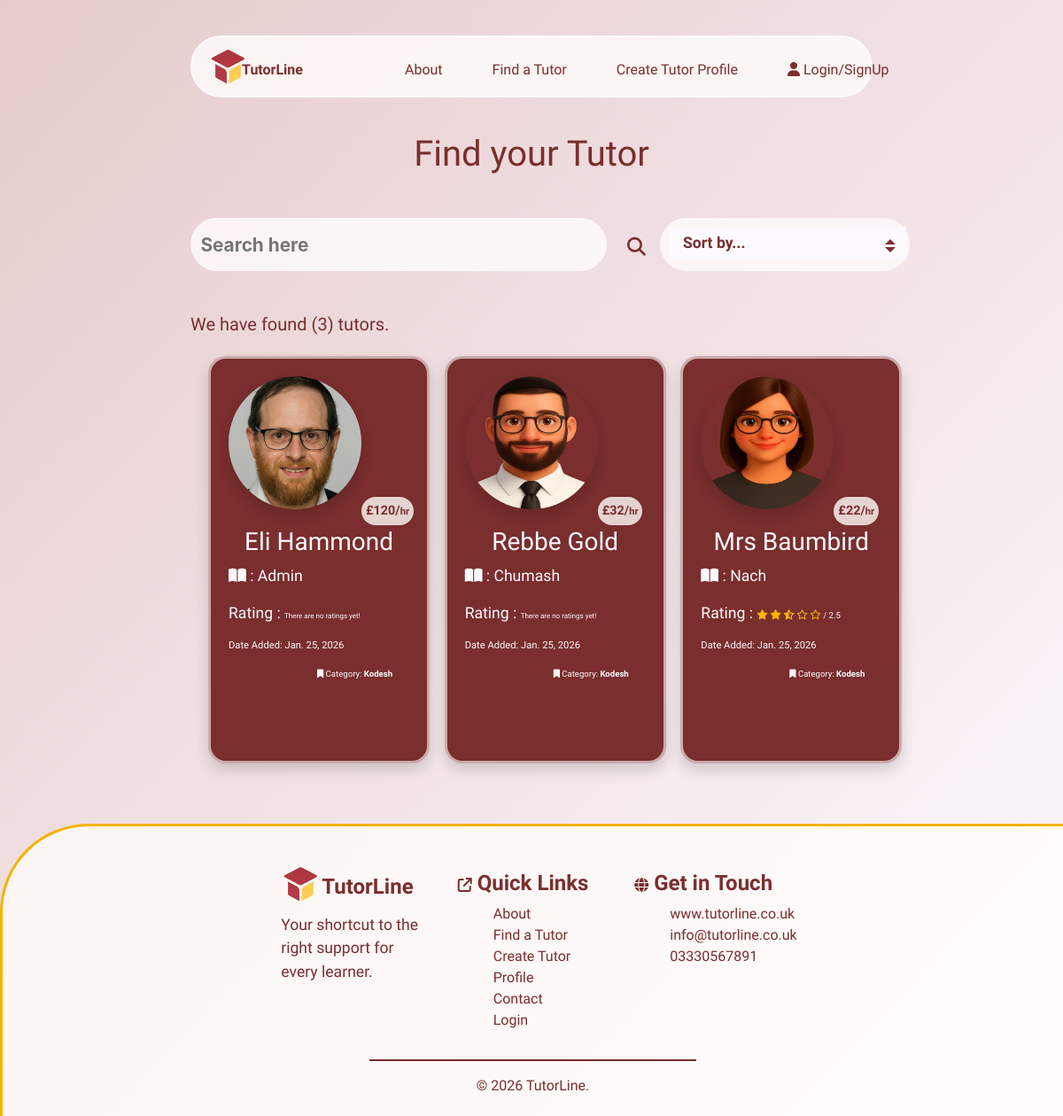
/tutors/, run on an earlier commit of the app's database.
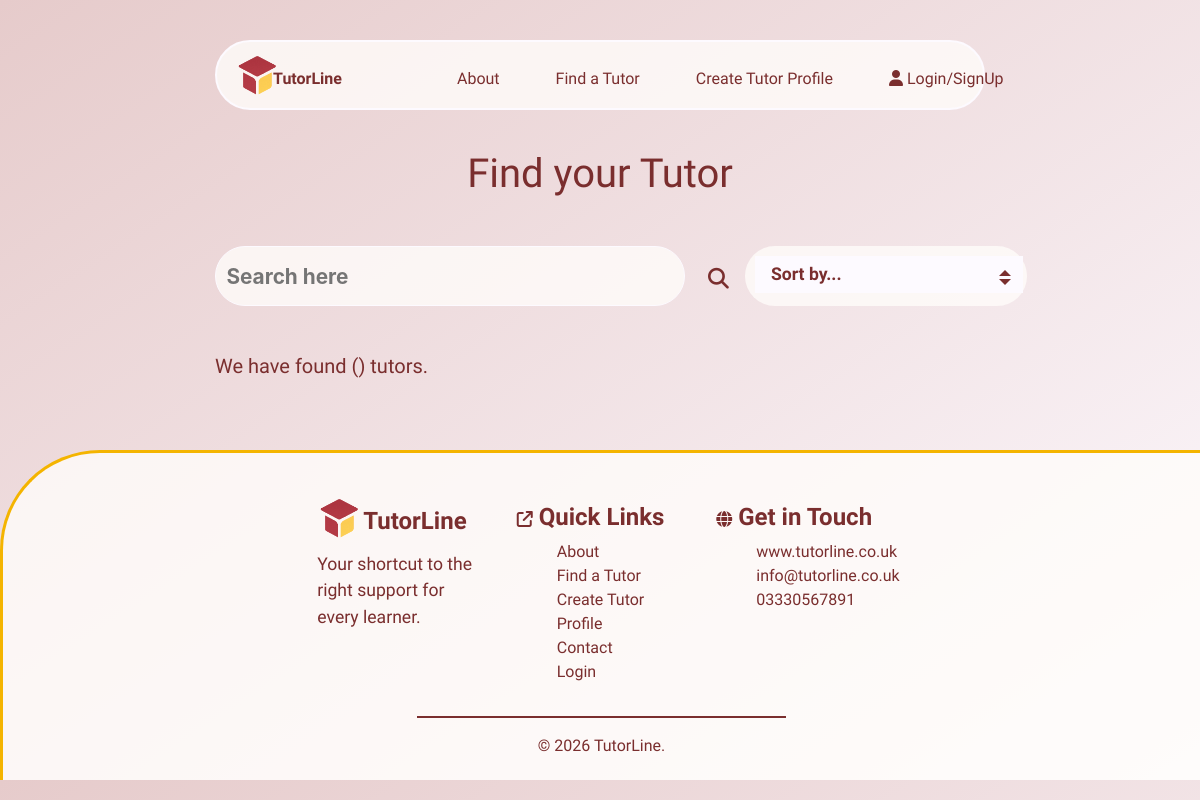
And on a later commit of the database.
### tutors/models.py (models this page shows, shortened)
class Tutors(models.Model):
    class Meta:
        verbose_name_plural = "Tutors"
    user = models.ForeignKey(User, on_delete=models.CASCADE, null=True, blank=True)
    name = models.CharField(max_length=254)
    location = models.ForeignKey('Location', null=True, blank=True,
                                 on_delete=models.SET_NULL)
    category = models.ForeignKey('Category', null=True, blank=True,
                                 on_delete=models.SET_NULL)
    date_added = models.DateField(auto_now=True)
    subject = models.CharField(max_length=254)
    price = models.IntegerField()
    active = models.BooleanField(default=True)
    description = models.TextField()
    email = models.EmailField()
    phone = models.CharField(max_length=14)
    rating = models.FloatField(default=0)
    image = models.ImageField(blank=True, null=True)
    is_male = models.BooleanField()
    color_1 = models.IntegerField(default=rand)
    color_2 = models.IntegerField(default=rand)
    color_3 = models.IntegerField(default=rand)

class Category(models.Model):
    class Meta:
        verbose_name_plural = "Categories"
    name = models.CharField(max_length=254)
    def __str__(self):
        return self.name

### tutors/views.py (the view)
# urls.py: path('tutors/', include('tutors.urls')),
def tutors(request):
    tutors = Tutors.objects.all()
    active_tutors = Tutors.objects.filter(active=True)
    """
    variables to show current date in day month and year
    """
    today = date.today()
    """
    loop over tutors to get date joined and compare to current date
    to check if account is still active
    """
    for tut in tutors:
        joined = tut.date_added
        expiry_date = today - timedelta(days=30)
        print(joined)
        print(f"if you joined on or before {expiry_date} you are no longer valid")
        """
        if statement to check if account is still active
        if account is no longer active, set active to false and save
        """
        if joined < expiry_date:
            tut.active = False
            tut.save()
            print("Your acount has expired, please renew here")
        else:
            tut.active = True
            print("Your account is still active")
    if active_tutors.exists():
        tutors = active_tutors
    else:
        tutors = None
    query = None
    sort = request.GET.get('sort')
    if request.GET:
        if 'q' in request.GET:
            query = request.GET['q']
            queries = Q(name__icontains=query) | Q(subject__icontains=query) | Q(category__name__icontains=query) | Q(location__name__icontains=query)
            tutors = tutors.filter(queries)
    if sort == "price_low":
        tutors = tutors.order_by('price')
    elif sort == "price_high":
        tutors = tutors.order_by('-price')
    elif sort == "most_recent":
        tutors = tutors.order_by('-date_added')
    elif sort == "highest_rating":
        tutors = tutors.filter(rating__gt=0).order_by('-rating')
    context = {
                'tutors': tutors,
                'search': query,
                }
    return render(request, 'tutors/tutors.html', context)

### messaging/contexts.py (called while the page is built)
def messaging(request):
    message = Message.objects.all()
    current_user = request.user.username
    my_messages = Message.objects.filter(send_to=current_user)
    unread_messages = my_messages.filter(read=False)
    message_count = len(my_messages)
    unread_count = len(unread_messages)
    context = {
        'message': message,
        'message_count': message_count,
        'unread_count': unread_count,
    }
    return context

### tutors/templates/tutors/tutors.html (shortened to what the changed rows need)
{% extends "base.html" %}
{% load static %}
{% block extracss%}
<link rel="stylesheet" href="{% static 'css/tutors.css' %}">
{% endblock %}
{% block content %}
    <h1>Find your Tutor</h1>
    <section class="mt-5">
        <div class="container-fluid">
            <div class="row search-results">
                <div class="col-11 col-md-4">
                    <h5>We have found ({{ tutors.count }}) tutor{% if tutors.count == 1 %}{% else %}s{% endif %}{% if search %}, for <strong>"{{ search }}"</strong>.{% else %}.
                        {% endif %}
                    </h5>
                </div>
            </div>
            <div class="row mt-3">
                <div class="col-10 col-md-8">
                    <div class="row">
                        {% for tutor in tutors %}
                        <div class="col-12 col-md-6 col-lg-4">
                            <a href="{% url 'tutor_details' tutor.id %}">
                                <div class="tutor-card shadow">
                                    {% if tutor.is_male == True %}
                                    {% if tutor.image %}
                                    <img src="{{ tutor.image.url }}" class="image shadow" alt="{{ tutor.name }}">
                                    {% else %}
                                    <img src="/media/placeholder_male2.png" class="image shadow" alt="{{ tutor.name }}">
                                    {% endif %}
                                    {% else %}
                                    <img src="/media/placeholder_female.png" class="image shadow" alt="{{ tutor.name }}">
                                    {% endif %}
                                    <p class="price-stamp">£{{ tutor.price }}/<span class="per-hr">hr</span></p>
                                    <div class="details">
                                        <h3>{{ tutor.name }}</h3>
                                        <p><i class="fa-solid fa-book-open"></i> : {{ tutor.subject }}</p>
                                        <p>
                                            Rating : {% if tutor.rating == 0 %}
                                            <span class="no-rating">There are no ratings yet!</span>
                                            {% else %}
                                            {% if tutor.rating == 5 %}
                                            <i class="fa-solid fa-star r-stars"></i>
                                            <i class="fa-solid fa-star r-stars"></i>
                                            <i class="fa-solid fa-star r-stars"></i>
                                            <i class="fa-solid fa-star r-stars"></i>
                                            <i class="fa-solid fa-star r-stars"></i>
                                            {% elif tutor.rating > 4 %}
                                            <i class="fa-solid fa-star r-stars"></i>
                                            <i class="fa-solid fa-star r-stars"></i>
                                            <i class="fa-solid fa-star r-stars"></i>
                                            <i class="fa-solid fa-star r-stars"></i>
                                            <i class="fa-solid fa-star-half-stroke r-stars"></i>
                                            {% elif tutor.rating == 4 %}
                                            <i class="fa-solid fa-star r-stars"></i>
                                            <i class="fa-solid fa-star r-stars"></i>
                                            <i class="fa-solid fa-star r-stars"></i>
                                            <i class="fa-solid fa-star r-stars"></i>
                                            <i class="fa-regular fa-star r-stars"></i>
                                            {% elif tutor.rating > 3 %}
                                            <i class="fa-solid fa-star r-stars"></i>
                                            <i class="fa-solid fa-star r-stars"></i>
                                            <i class="fa-solid fa-star r-stars"></i>
                                            <i class="fa-solid fa-star-half-stroke r-stars"></i>
                                            <i class="fa-regular fa-star r-stars"></i>
                                            {% elif tutor.rating == 3 %}
                                            <i class="fa-solid fa-star r-stars"></i>
                                            <i class="fa-solid fa-star r-stars"></i>
                                            <i class="fa-solid fa-star r-stars"></i>
                                            <i class="fa-regular fa-star r-stars"></i>
                                            <i class="fa-regular fa-star r-stars"></i>
                                            {% elif tutor.rating > 2 %}
                                            <i class="fa-solid fa-star r-stars"></i>
                                            <i class="fa-solid fa-star r-stars"></i>
                                            <i class="fa-solid fa-star-half-stroke r-stars"></i>
                                            <i class="fa-regular fa-star r-stars"></i>
                                            <i class="fa-regular fa-star r-stars"></i>
                                            {% elif tutor.rating == 2 %}
                                            <i class="fa-solid fa-star r-stars"></i>
                                            <i class="fa-solid fa-star r-stars"></i>
                                            <i class="fa-regular fa-star r-stars"></i>
                                            <i class="fa-regular fa-star r-stars"></i>
                                            <i class="fa-regular fa-star r-stars"></i>
                                            {% elif tutor.rating > 1 %}
                                            <i class="fa-solid fa-star r-stars"></i>
                                            <i class="fa-solid fa-star-half-stroke r-stars"></i>
                                            <i class="fa-regular fa-star r-stars"></i>
                                            <i class="fa-regular fa-star r-stars"></i>
                                            <i class="fa-regular fa-star r-stars"></i>
                                            {% else %}
                                            <i class="fa-solid fa-star r-stars"></i>
                                            <i class="fa-regular fa-star r-stars"></i>
                                            <i class="fa-regular fa-star r-stars"></i>
                                            <i class="fa-regular fa-star r-stars"></i>
                                            <i class="fa-regular fa-star r-stars"></i>
                                            {% endif %}
                                            <span class="rating-num"> / {{ tutor.rating|floatformat:1 }}</span>
                                            {% endif %}
                                        </p>
                                        <p class="date-tag">Date Added: {{ tutor.date_added }}</p>
                                        <p class="category-tag"><i class="fa-solid fa-bookmark"></i> Category: <strong>{{ tutor.category }}</strong></p>
                                    </div>
                                </div>
                            </a>
                        </div>
                        {% endfor %}
                    </div>
                </div>
            </div>
        </div>
    </section>
{% endblock %}

What changed in the data, as far as the page shows it:
no longer on this page (row edited): Tutors: image (picture), price "120", name "Eli Hammond", subject "Admin", rating "There are no ratings yet!", date_added "Jan. 25, 2026", category "Kodesh"
no longer on this page (row edited): Tutors: is_male True (drawn), price "32", name "Rebbe Gold", subject "Chumash", rating "There are no ratings yet!", date_added "Jan. 25, 2026", category "Kodesh"
no longer on this page (row edited): Tutors: is_male False (drawn), price "22", name "Mrs Baumbird", subject "Nach", rating "2.5", date_added "Jan. 25, 2026", category "Kodesh"
Also different on the page:
{{ tutors.count }}: "3" → (not shown)
